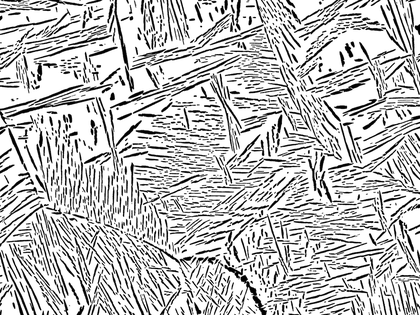
%> input picture examples/Data/Example.png, 420 x 315 px, shrunk from 1000 x 749 before the run
$ octave TailNormalizedStats.m   (GNU Octave 9; MATLAB toolbox functions it lacks are replaced by stand-ins)
%> lines starting %> are read from the running program, lines starting %| are printed output that depends on the picture; in (x1, y1, x2, y2) boxes, pixels count from 0 and x2, y2 are one past the last pixel; in counts of white or black regions, pixels touching at a corner belong together; the program's own positions count from 1
### SpatialStatsFFT.m
function [T xx] = SpatialStatsFFT( A1,A2, varargin)
% Computes that spatial statistics of input signals A1 and A2.  The
% functions appropriately normalizes the statistics.  This function is
% optimized using fast Fourier transforms to expedite the computation of
% the convolution.
%
% Nonperiodic and periodic refer the the boundary conditions under which
% the material information was generated.  Experimental information will
% always have nonperiodic boundary conditions while some simulations with
% have periodic boundary conditions.  As a result, this function defaults
% to computing nonperiodic statistcs.
%
% This function can also compute statistics for partial datasets that are
% sampled on an evenly spaced pixel/voxel grid.  If some information is
% known and some is not, then one can compute the spatial statistics using
% this function.  A tutorial will be made available later.
%
% [T, xx] = f2( DATA1 ) computes the nonperiodic autocorrelation of DATA1.
% T is an array of the spatial statistics corresponding to the cell arrray
% of vector lengths in xx.
%
% [T, xx] = f2( DATA1, DATA2 )  computes the nonperiodic crosscorrelation
% of DATA1 and DATA2 where they are the head and tail of the vector, respectively.
%
% [T, xx] = f2( DATA1, DATA2, 'ARG1', val1, ..,.., 'ARGN', valN ) computes
% the crosscorrelation of DATA1 and DATA2 with a set of optional parameters
% listed below.
%
% [T, xx] = f2( DATA1, [], 'ARG1', val1, ..,.., 'ARGN', valN ) computes the
% autocorrelation of DATA1 with optional parameters
%
% Parameters ARGUMENTS
% --------------------
% ARG - class - default - description
% -----------------------------------
% 'normalize' - logical - true - Spatial statistics require computing the
%   convolutions in the numerator and denominator separately.  The numerator
%   is the number of times the statistics criteria is satisfied while the
%    denominator is the number events that were sampled.  If
%    f2( DATA1, [], 'normalize',false ) is executed then only the top
%   numerator is returned.  It is really just the convolution of DATA1.
%
% 'display' - logical - true - When display is true, a plot will appear
%    after each function call of the spatial statistics.
%
% 'cutoff' - double - Cutoff is the maximum vector size to be returned in
%   the statistics.  f2( DATA1, [], 'cutoff', 10 ) will return spatial
%   statistics for vectors whose elements are less than or equal to 10;
%
% 'periodic' - [1xd] logical - If the model information was generated by
%   simulation then it may have periodic boundary conditions.
%   f2( DATA1, [], 'periodic', true ) forces all boundaries to be periodic
%   f2( DATA1, [], 'periodic', [ true true false] ) places the condition
%   that the information is periodic in dimensions 1 and 2 and nonperiodic
%   in the last.  Conditions like this are useful for interfatial
%   simulation information.
%
% 'Mask1' - [N1xN2xN3] double - Sometimes the data returned is not complete,
%   datapoints may be unpopulated. [N1xN2xN3] is the size of the input information.
%   f2( DATA1, [], 'Mask1', M )  computes are spatial statistics for
%   populated datapoints and normalizes the function appropriately.  M is
%   a logical array that describes whether a value is populated<true> or
%   not populated<false> for the first dataset, the one at the tail of the vector .
%
% 'Mask2' - [N1xN2xN3] double -
%   f2( DATA1, [], 'Mask2', M )  computes are spatial statistics for
%   populated datapoints and normalizes the function appropriately.  M is
%   a logical array that describes whether a value is populated<true> or
%   not populated<false> for the second dataset, the one at the head of the vector .
%
% 'Mask' - [N1xN2xN3] logical -populates Mask1 and Mask2 with the same
% mask.
%
%  'shift' - logical - true - if true performs the fftshift.
%
% if varargin is a structure with all the parameter fields then the
% parameters are automatically defined and not decided.  This is useful in
% repetative applications.

%% Quickstart :: Spatial Statistics from web url
% * Download an image from the web
% * Extract States from the Image
% * Store the image as a workspace variable
% * Compute Spatial Statistics on the data.


if ischar( A1 );
    % Find potential variable names
    varnm = evalin('base', 'genvarname(''SpatialStatsVar'',who);');

    % Create a structure in the path that has the image data and the url
    assignin( 'base', varnm, struct( 'data', cast(  ...
                                                imread( A1 ), ... Image from the web
                                                'double' ), ...
                                      'url', A1 ) );

    % Save a local variable for the spatial statistics
    A1 = round( evalin( 'base', sprintf( '%s.data',varnm) )./255 );


    % Alert user of the new workspace variable
    disp( ...
        sprintf( 'The image data has been saved to your workspace as ``%s``.', varnm ) ...
        );

    % Save the variable in the workspace
    param.auto = true;
end


%% Initialize Critical Data Elements
if numel(varargin) == 1 && isstruct( varargin )
    param = varargin;
else
    param = setparam(varargin, size(A1));
end


%%
% Decide whether the correlation is an auto or cross correlation

if exist('A2','var') && numel(A2) > 0
    if all(size(A1) == size(A2))
        if any(A1(:)~=A2(:)) param.auto = false; end
    else error('The size of the input signals are not the same.'); end
end

%% Compute numerator

if param.auto  % Autocorrelation
    if numel( param.Mask1 ) == 0
        T = convolveSSFFT( param.periodic, A1 );
    else   % Partial
        T = convolveSSFFT( param.periodic, param.Mask1.*A1 );
    end
else   % Crosscorrelation
    if numel( param.Mask1 ) == 0
        T = convolveSSFFT( param.periodic, A1, A2 );
    else  % Partial
        T = convolveSSFFT( param.periodic, param.Mask1.*A1, param.Mask2.*A2 );
    end
end


%% Compute denominator
if param.normalize
    if numel(param.Mask1)  == 0  % Complete
        if all(param.periodic)  % All Periodic
            T = T./ numel( A1 );
        else  % Partial and Nonperiodic
            % compute it directly, for the meantime use the convolution
            T(:) = T./ convolveSSFFT( param.periodic, ones(size(A1)));
        end
    else  % Partial
        if param.auto  % Auto
            T(:) = T./ convolveSSFFT( param.periodic, param.Mask1 );
        else   % Cross
            T(:) = T./ convolveSSFFT( param.periodic, param.Mask1, param.Mask2 );
        end
    end
end

%% T vector sizes
for ii = 1 : ndims(T)
    uu = 1 : floor(size(T,ii)./2);

    if mod( size(T,ii), 2) == 0
        xx{ii} = [uu-1,fliplr(uu)*-1];
    else
        xx{ii} = [ 0 , uu, fliplr( uu ) * -1 ];
    end

    incut{ii} = abs(xx{ii}) > param.cutoff(ii);
end

%% Truncate Statistics
T(incut{1},:,:) = [];
if ndims(T) >= 2
    T(:,incut{2},:) = [];
end
if ndims(T) >= 3
    T(:,:,incut{3}) = [];
end

if param.shift
    xx = arrayfun( @(x)fftshift(xx{x}(~incut{x})),1:ndims(T),'UniformOutput',false);
    T(:) = fftshift(T);
else
    xx = arrayfun( @(x)xx{x}(~incut{x}),1:ndims(T),'UniformOutput',false);
end

if param.vector
    if nargout == 2
        switch ndims(T)
            case 1
                xx = xx{1}(:);
            case 2
                [X1,X2] = meshgrid( xx{1},xx{2});
                xx = [X1(:),X2(:)];
            case 3
                [X1,X2,X3] = meshgrid( xx{1},xx{2},xx{3});
                xx = [X1(:),X2(:),X3(:)];
        end
    end
    T = T(:);
end
%% Display the statistics
% The shifted image is the more canonical form to view the statistics in.
% In fact surface is the optimum viewing tools because then you can use
% the datatip to find probabilities for certain vectors.
%

if param.display
    % When the statistics are visualized, the outputs are
    % forced to be real, this result should be removed
    if ndims( A1 )== 2 & ~any( size(A1) == 1);
            if param.shift
                pcolor(xx{2},xx{1},real(T));
            else
                pcolor(fftshift(xx{2}),fftshift(xx{1}),fftshift(real(T)));
            end
            xlabel('t_x','Fontsize',16); ylabel('t_y','Fontsize',16, 'Rotation',0);
            hc = colorbar; shading flat; axis equal
            if param.normalize
                str = 'Probability density';
            else
                str = 'Counts';
            end
            set( get( hc, 'Ylabel'), 'String', str, 'Fontsize',16,'Rotation',270,'VerticalAlignment','Bottom');
    elseif ndims( A1 )== 2 & any( size(A1) == 1);
            if param.shift
                plot(xx{getOutput(@max,2,cellfun(@(x)numel(x),xx))},real(T),'Linewidth',3,'Color','k');
            else
                plot(fftshift(xx{getOutput(@max,2,cellfun(@(x)numel(x),xx))}),fftshift(real(T)),'Linewidth',3,'Color','k');
            end
            xlabel('t_x','Fontsize',16); ylabel('Probability','Fontsize',16);
            ylim([0 1]); xlim([0 ceil(numel(T)./2)]); grid on
    else
        disp('Visualization is not available for 3-D statistics yet.')
    end
end


end


%%
function param = setparam( inptvar,sz )
%> called with sz = [315 420]
% Set parameters for the code

param = struct('normalize',true, ...
    'display',true,...
    'cutoff', sz./2,...
    'auto',true,...
    'periodic',false*ones(1,numel(sz)),...
    'Mask1',[],...
    'Mask2',[], ...
    'shift', false,...
    'vector',false,...
    'integrate',false);


fldnm = fieldnames( param );
%> fldnm = {'normalize', 'display', 'cutoff', 'auto', 'periodic', 'Mask1', 'Mask2', 'shift', 'vector', 'integrate'}

if numel(inptvar) > 0
    for ii = [1 : (numel(inptvar)./2)]*2-1
        if ismember( inptvar{ii}, fldnm );
            % update parameters
            param = setfield( param, inptvar{ii}, inptvar{ii+1});
        elseif strcmp( inptvar{ii}, 'Mask' );
            [ param.Mask1 param.Mask2 ] = deal( inptvar{ii+1} );
        else % error message for bad input parameters
            disp(sprintf('f2 accepts the following options:'));
            for jj = 1 : numel( fldnm )
                disp(sprintf(':: %s - type ::  %s', fldnm{jj}, class(getfield(param, fldnm{jj}))));
            end
            disp(sprintf(':: %s - type ::  %s', 'Mask', class(getfield(param, 'Mask1'))));
            error( sprintf('%s is not a valid parameter.', inptvar{ii}));
        end
    end

    n = {size( getfield( param, 'Mask1' )) ;  size( getfield( param, 'Mask2' ))};
%> n = {[0 0], [0 0]}
    if ~( all(n{1}==0) & all(n{2}==0)) && (numel( n{1})~=numel(n{2}) || ~all( n{1}==n{2}))
        disp('test')
        if numel( getfield( param, 'Mask1') ) == 0 param.Mask1 = ones( size(getfield( param, 'Mask2')));
        elseif numel( getfield( param, 'Mask2') ) == 0 param.Mask2 = ones( size(getfield( param, 'Mask1')));
        else error( 'The size of Mask1 and Mask2 are not the same.'); end

    end
end
param.Mask1 = cast( param.Mask1, 'double' );
%> param.Mask1 = []
param.Mask2 = cast( param.Mask2, 'double' );
%> param.Mask2 = []

if numel( param.cutoff ) == 1 param.cutoff = param.cutoff * ones(1, numel( sz )); end
id = find(isinf(param.cutoff)); if numel(id) > 0 param.cutoff(id) = sz(id)./2; end
%> after `id = find(isinf(param.cutoff))`: id = []
%> in SpatialStatsFFT, `param = setparam(varargin, size(A1));`: param = {normalize true, display true, cutoff [30 30], auto true, periodic [0 0], shift true}
end


%%

%% Padding procedure for nonperiodic structures

function fA = FourierPadSSFFT( A, osz, nsz );
%> called with osz = [315 420], nsz = [504 672]

if all( osz == nsz )
    fA = double(A);
else
    switch numel(nsz)
        case 1
        case 2

            fA = [ A, zeros([osz(1),nsz(2)-osz(2)]); zeros( nsz(1)-osz(1),nsz(2))];
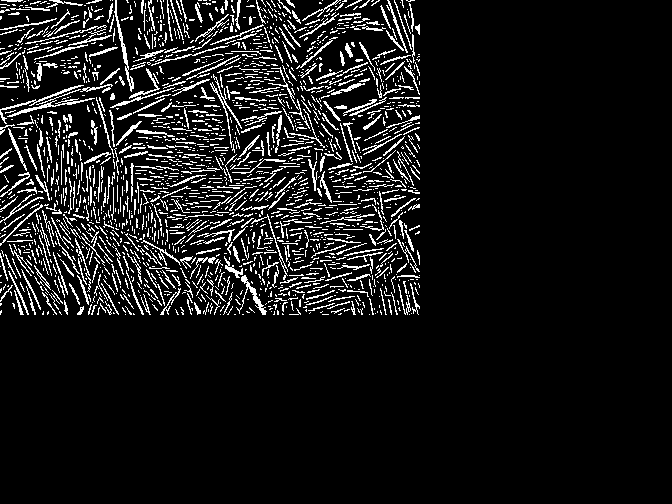
%> fA: size 504x672 double; values 0 (black) and 1 (white), 9.2% white in thin lines or dots, all inside (x1, y1, x2, y2) = (0, 0, 420, 315)
        case 3
            fA = cat( 3, [A, zeros( [osz(1) nsz(2)-osz(2) osz(3)]); zeros( [nsz(1)-osz(1) osz(2) osz(3)]), zeros( [nsz(1)-osz(1) nsz(2)-osz(2), osz(3)])],...
                zeros( [ nsz(1) nsz(2), nsz(3) - osz(3)]));
    end
end

for ii = 1 :  numel(nsz)
    fA(:) = fft( fA, [], ii);
end
%> this loop made 2 passes
end


%%  Grid Point Cloud Data

% [42 lines left out: function Point2Grid, not called in this run]

%%

function fA = convolveSSFFT(period,A1,A2)
% convolve pads the data signals then performs the convolution of signals
% A1 and A2 using fast fourier transform algorithms.
% This is the degree to which the image is padded because we are only
% extracting half of the vector
period_mult= .6; %describe this value

% in reality you only need to pad to rmax
realvals = isreal(A1)*ones(1,2);  % supresses imaginary parts if the values in the statistics
nsz = ceil([ones(size(period)) + (1-period)*period_mult].*size( A1));


fA = FourierPadSSFFT( A1, size( A1 ), nsz );

if exist('A2','var') && numel( A2 ) > 0
    if all( nsz == ceil([ones(size(period)) + (1-period)*period_mult].*size( A2)) );    % THIS CONDITION HERE IS PROBLABLY A PROBLEM
        realvals(2) = isreal(A2);
        fA(:) = fA .* conj( FourierPadSSFFT( A2, size(A1), nsz ));
    else
        error('The sizes are incaptable.')
    end
else % Weiner-Kinchin Method to Autocorrelations
    fA(:) = abs( fA ).^2;
end

fA(:) = ifftn( fA );

if all(realvals) fA(:) = real(fA); end;


end
%%
% [9 lines left out: function getOutput, not called in this run]

### Tutorials/TailNormalizedStats.m
%% Normalizing Statistics by the phase on the tail
%
% The current Spatial Statistics routine computes the probability of
% finding two states separated by a vector of a specified distance over the
% entire sample.  It is important to consider the case where the state at
% the tail is known and one wants to find the probability of finding a
% phase at a distance away if the phase is known.
%
% The mask option in the Spatial Statistics makes this problem really easy
% to address.
%% Load sample image

Data{1}.phase = imread( './SpatialStatisticsFFT/examples/Data/Example.png');
%%
% Normalize raw image
Data{1}.phase(:) = round(Data{1}.phase./255);

%% Masking the Phase map
% We are going to compute the probability of a black phase (0) arising at a
% vector distance from a phase that is known to be black (0);

Data{2}.title = ['The Original Statistics as computed without the mask.  No '...
    'prior knowledge of the system is made.'];
[ Data{2}.original_stats xx]= SpatialStatsFFT( Data{1}.phase == 0, ... % tail of the vector
                                          Data{1}.phase == 0, ... % head of the vector
                                          'shift',true,...
                                          'cutoff', 30);
%> call 2 of convolveSSFFT, with period = [0 0]
%> call 2 of FourierPadSSFFT, with osz = [315 420], nsz = [504 672]
%> in FourierPadSSFFT (call 2), `fA = [ A, zeros([osz(1),nsz(2)-osz(2)]); zeros( nsz(1)-osz(1),nsz(2))];`:
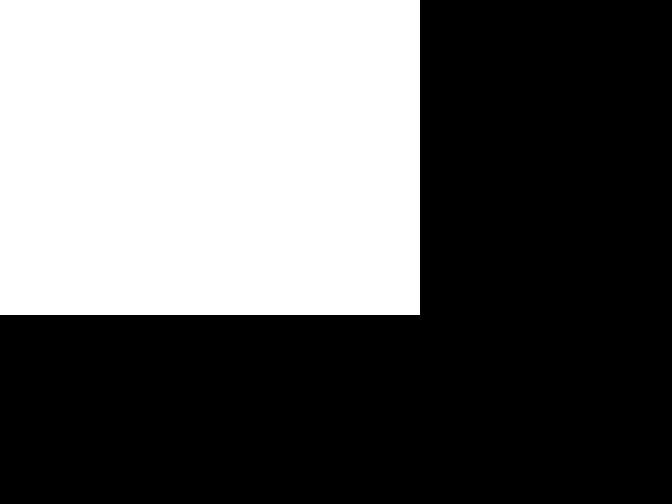
%> fA: size 504x672 double; values 0 (black) and 1 (white), 39.1% white; 1 white region, box (x1, y1, x2, y2) and area: (0, 0, 420, 315) 132300
%> the loop in FourierPadSSFFT (call 2), `for ii = 1 :  numel(nsz)` made 2 passes
%> in convolveSSFFT (call 2), `fA(:) = ifftn( fA );`:
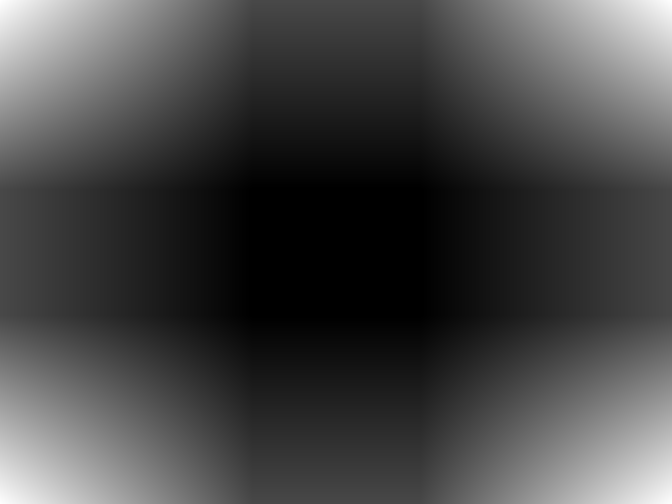
%> fA: size 504x672 double; min 21168, max 132300, mean 51679.7; drawn with min black and max white
%> in SpatialStatsFFT, `T(:) = T./ convolveSSFFT( param.periodic, ones(size(A1)));`:
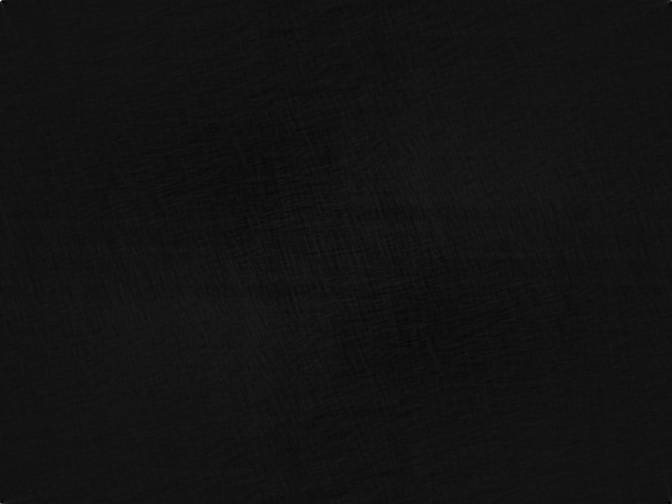
%> T: size 504x672 double; min 0.0403, max 0.234, mean 0.0549; drawn with min black and max white
%> after the loop in SpatialStatsFFT, `for ii = 1 : ndims(T)`: incut = 2 items
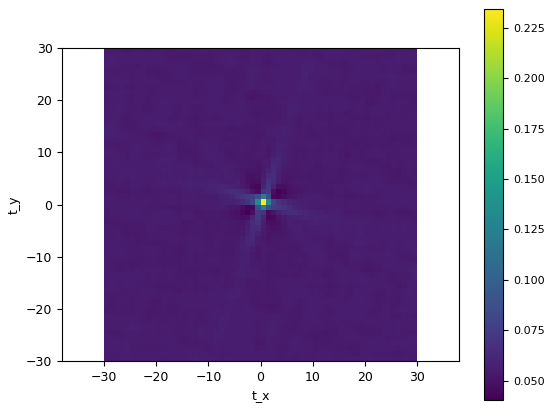
%> figure redrawn from the program's plot data
%> xx = 2 items

% Data{2}.image

Data{3}.title = ['The Original Statistics as computed without the mask.  No '...
    'prior knowledge of the system is made.'];

[ Data{3}.biased_stats xx]= SpatialStatsFFT( Data{1}.phase == 0, ... % tail of the vector
                                          Data{1}.phase == 0, ... % head of the vector
                                          'shift',true,...
                                          'cutoff', 30,...
                                          'Mask1',Data{1}.phase==0,...
                                          'Mask2',ones( size( Data{1}.phase)) );
%> call 2 of setparam, with sz = [315 420]
%> after the loop in setparam (call 2), `for ii = [1 : (numel(inptvar)./2)]*2-1`:
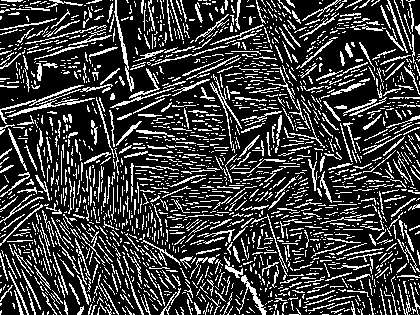
%> param.Mask1: size 315x420 logical; 23.4% white in thin lines or dots
%> after the loop in setparam (call 2), `for ii = [1 : (numel(inptvar)./2)]*2-1`: param.Mask2: size 315x420 double; every value is 1
%> in setparam (call 2), `n = {size( getfield( param, 'Mask1' )) ;  size( getfield( param, 'Mask..`: n = {[315 420], [315 420]}
%> in setparam (call 2), `param.Mask1 = cast( param.Mask1, 'double' );`: param.Mask1: size 315x420 double; values 0 (black) and 1 (white), 23.4% white in thin lines or dots
%> in SpatialStatsFFT (call 2), `T(:) = T./ convolveSSFFT( param.periodic, param.Mask1 );`: T: size 504x672 double; every value is 1
%> in SpatialStatsFFT (call 2), `T(incut{1},:,:) = [];`: T: size 61x672 double; every value is 1
%> in SpatialStatsFFT (call 2), `T(:,incut{2},:) = [];`: T: size 61x61 double; every value is 1
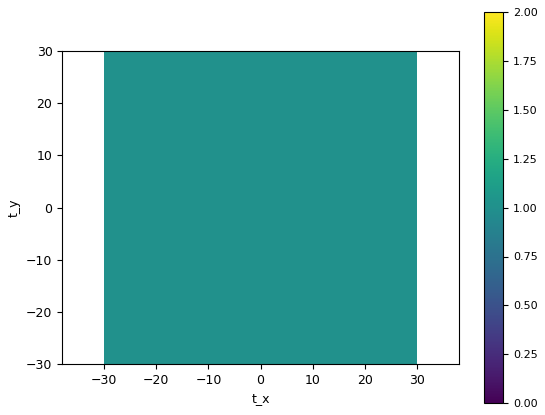
%> figure redrawn from the program's plot data

$ run again, with examples/Data/LowQuality.png copied over examples/Data/Example.png
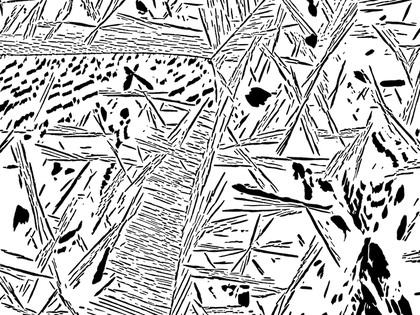
%> input picture examples/Data/LowQuality.png, 420 x 315 px, shrunk from 1000 x 749 before the run
%> fldnm = {'normalize', 'display', 'cutoff', 'auto', 'periodic', 'Mask1', 'Mask2', 'shift', 'vector', 'integrate'}
%> n = {[0 0], [0 0]}
%> in setparam, `param.Mask1 = cast( param.Mask1, 'double' );`: param.Mask1 = []
%> in SpatialStatsFFT, `param = setparam(varargin, size(A1));`: param = {normalize true, display true, cutoff [30 30], auto true, periodic [0 0], shift true}
%> in FourierPadSSFFT, `fA = [ A, zeros([osz(1),nsz(2)-osz(2)]); zeros( nsz(1)-osz(1),nsz(2))];`:
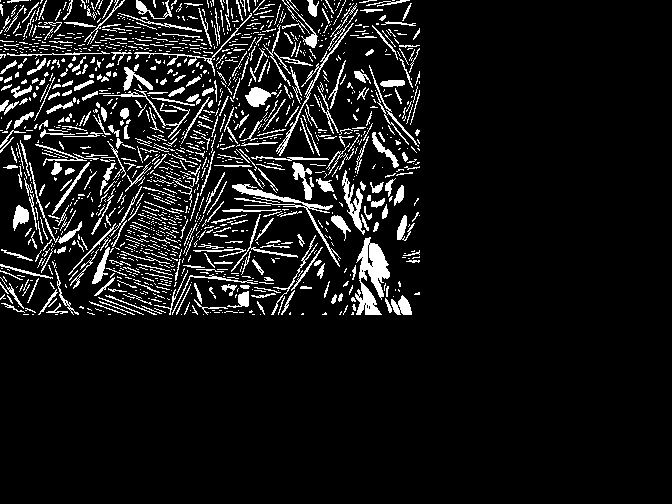
%> fA: size 504x672 double; values 0 (black) and 1 (white), 9% white in thin lines or dots, all inside (x1, y1, x2, y2) = (0, 0, 420, 315)
%> the loop in FourierPadSSFFT, `for ii = 1 :  numel(nsz)` made 2 passes
%> the loop in FourierPadSSFFT (call 2), `for ii = 1 :  numel(nsz)` made 2 passes
%> after the loop in SpatialStatsFFT, `for ii = 1 : ndims(T)`: incut = 2 items
%> after the loop in setparam (call 2), `for ii = [1 : (numel(inptvar)./2)]*2-1`:
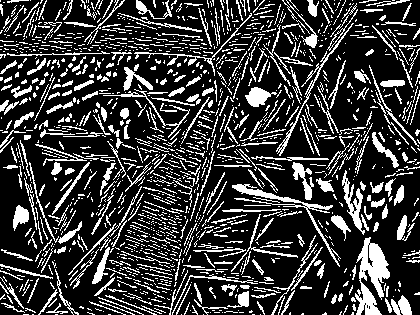
%> param.Mask1: size 315x420 logical; 23% white in thin lines or dots
%> n = {[315 420], [315 420]}
